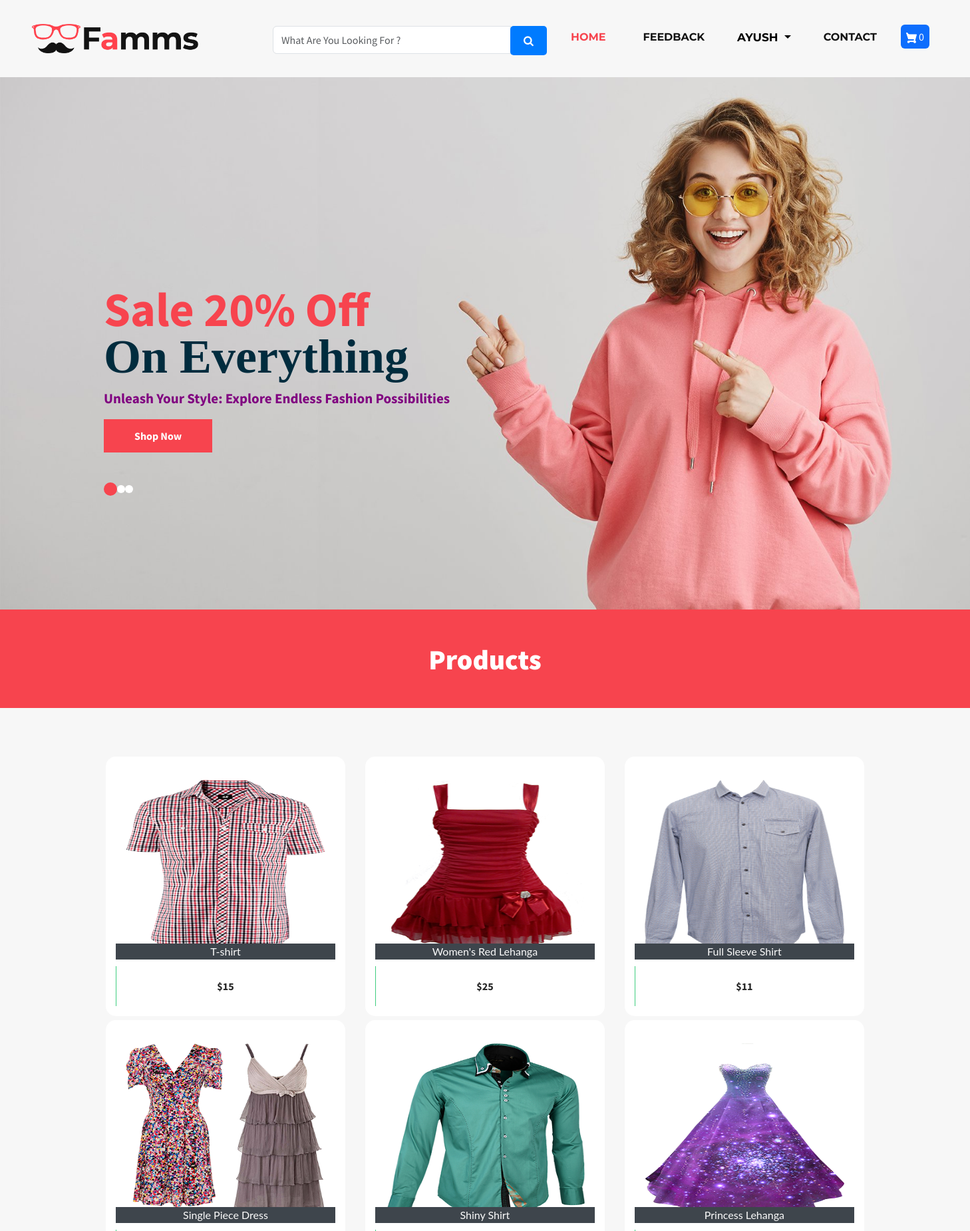
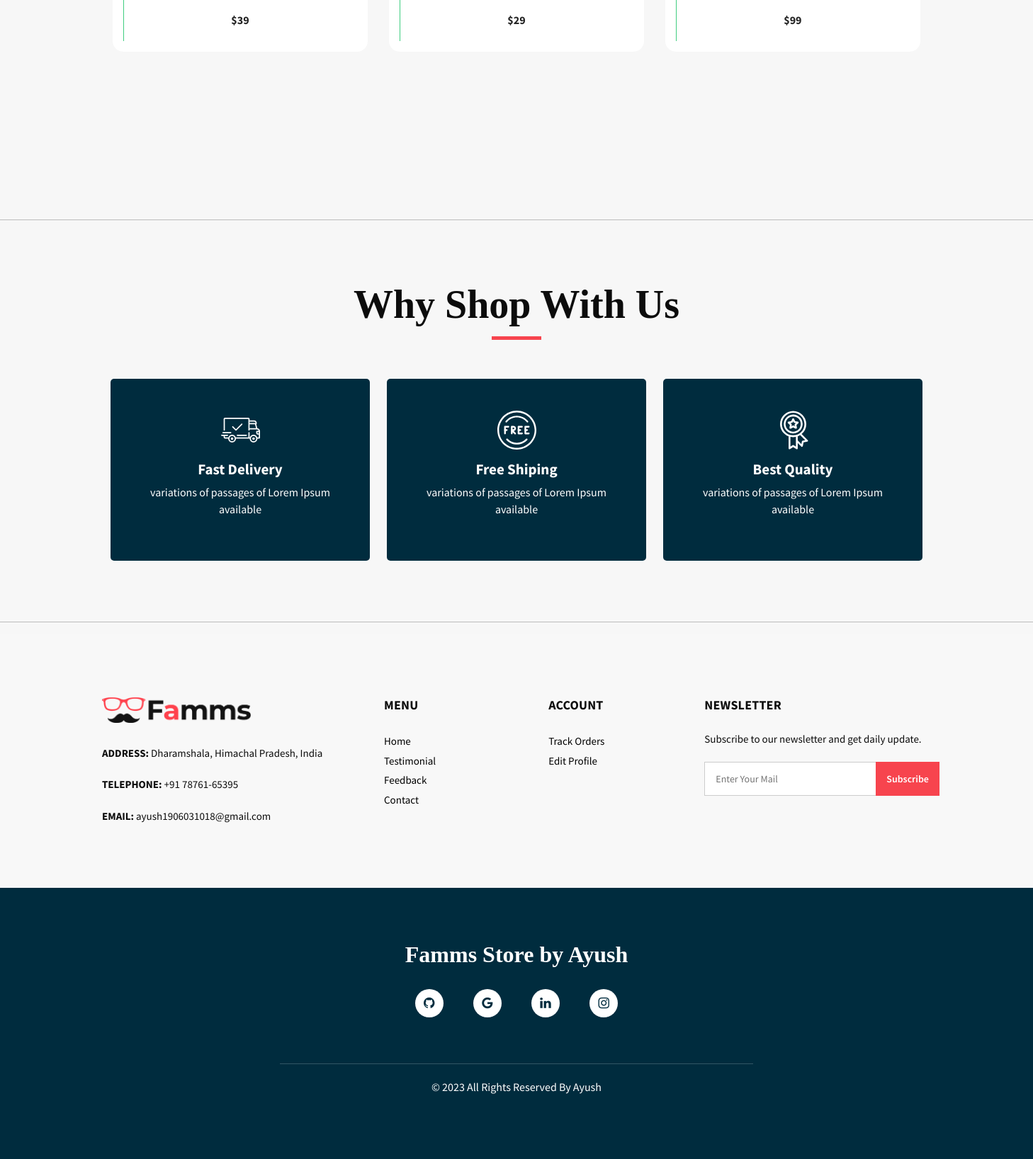
Page /customer-home (signed in) on the committed database (2 pictures, top to bottom).
### ecom/models.py (models this page shows, shortened)
class Product(models.Model):
    name=models.CharField(max_length=40)
    product_image= models.ImageField(upload_to='product_image/')
    price = models.PositiveIntegerField()
    description=models.CharField(max_length=40)

### ecom/views.py (the view)
# urls.py: path('customer-home', views.customer_home_view,name='customer-home'),
@login_required(login_url='customerlogin')
@user_passes_test(is_customer)
def customer_home_view(request):
    products=models.Product.objects.all()
    if 'product_ids' in request.COOKIES:
        product_ids = request.COOKIES['product_ids']
        counter=product_ids.split('|')
        product_count_in_cart=len(set(counter))
    else:
        product_count_in_cart=0
    return render(request,'ecom/customer_home.html',{'products':products,'product_count_in_cart':product_count_in_cart})

### ecom/views.py (called while the page is built)
def is_customer(user):
    return user.groups.filter(name='CUSTOMER').exists()

### templates/ecom/customer_home.html (shortened to what this page needs)
{% extends 'ecom/base.html' %}
{% load static %}
{% block content %}
  {% include 'ecom/customer_base.html' %}
<div class="hero_area">
  <section class="slider_section ">
     <div class="slider_bg_box">
        <img src="{% static 'images/slider-bg.jpg' %}" alt="">
     </div>
     <div id="customCarousel1" class="carousel slide" data-ride="carousel">
        <div class="carousel-inner">
           <div class="carousel-item active">
              <div class="container ">
                 <div class="row">
                    <div class="col-md-7 col-lg-6 ">
                       <div class="detail-box">
                          <h1>
                             <span>
                             Sale 20% Off
                             </span>
                             <br>
                             On Everything
                          </h1>
                          <h5 style="color: purple;">
                             Unleash Your Style: Explore Endless Fashion Possibilities
                          </h5>
                          <div class="btn-box">
                             <a href="" class="btn1">
                             Shop Now
                             </a>
                          </div>
                       </div>
                    </div>
                 </div>
              </div>
           </div>
        </div>
        <div class="container">
           <ol class="carousel-indicators">
              <li data-target="#customCarousel1" data-slide-to="0" class="active"></li>
              <li data-target="#customCarousel1" data-slide-to="1"></li>
              <li data-target="#customCarousel1" data-slide-to="2"></li>
           </ol>
        </div>
     </div>
  </section>
</div>
  {%if products%}
  <section class="inner_page_head">
    <div class="container_fuild">
       <div class="row">
          <div class="col-md-12">
             <div class="full">
                <h3>Products</h3>
             </div>
          </div>
       </div>
    </div>
 </section>
  <div class="container">
    <div class="row my-5">
        {% for p in products %}
        <div class="column">
        <div class="container page-wrapper">
          <div class="page-inner">
            <div class="row">
              <div class="el-wrapper">
                <div class="box-up">
                  <img class="img" src="{% static p.product_image.url %}" alt="product pic" height="300px" width="300px">
                  <div class="img-info">
                    <div class="info-inner">
                      <span style="background-color:#3e454c; color:fbfbfb;"class="p-company">{{p.name}}</span>
                    </div>
                  </div>
                </div>
                <div class="box-down">
                  <a class="cart" href="{% url 'add-to-cart' p.id  %}">
                    <span class="price">${{p.price}}</span>
                    <span class="add-to-cart">
                      <span class="txt"><i class="fa fa-shopping-cart"></i> Add To Cart</span>
                    </span>
                  </a>
                </div>
              </div>
            </div>
          </div>
        </div>
        </div>
    {% if forloop.counter|divisibleby:"3" %}
      </div>
      <div class="row my-5 pt-5">
            <br><br><br><br>
  {% endif %}
    {% endfor %}
  </div>
</div>
{%else%}
<h3 class="mt-5 pt-5" style="text-align:center; color:#3E454C;">No Search Found</h3>
{%endif%}
<hr>
<section class="why_section layout_padding">
  <div class="container">
     <div class="heading_container heading_center">
        <h2>
           Why Shop With Us
        </h2>
     </div>
     <div class="row">
        <div class="col-md-4">
           <div class="box ">
              <div class="img-box">
              </div>
              <div class="detail-box">
                 <h5>
                    Fast Delivery
                 </h5>
                 <p>
                    variations of passages of Lorem Ipsum available
                 </p>
              </div>
           </div>
        </div>
        <div class="col-md-4">
           <div class="box ">
              <div class="img-box">
              </div>
              <div class="detail-box">
                 <h5>
                    Free Shiping
                 </h5>
                 <p>
                    variations of passages of Lorem Ipsum available
                 </p>
              </div>
           </div>
        </div>
        <div class="col-md-4">
           <div class="box ">
              <div class="img-box">
              </div>
              <div class="detail-box">
                 <h5>
                    Best Quality
                 </h5>
                 <p>
                    variations of passages of Lorem Ipsum available
                 </p>
              </div>
           </div>
        </div>
     </div>
  </div>
</section>
<hr>
{% endblock %}

### templates/ecom/base.html
{% include "ecom/header.html" %}
    {% block content %}
    {% endblock %}
{% include "ecom/footer.html" %}
{% include "ecom/end.html" %}

### templates/ecom/header.html (shortened to what this page needs)
{% load static %}
<!DOCTYPE html>
<html lang="en">
    <head>
        <link href="https://fonts.bunny.net/css2?family=Nunito:wght@400;600;700&display=swap" rel="stylesheet">
        <link href="https://cdn.jsdelivr.net/npm/bootstrap@5.3.0-alpha3/dist/css/bootstrap.min.css" rel="stylesheet">
        <link rel="stylesheet" href="https://cdnjs.cloudflare.com/ajax/libs/font-awesome/6.2.1/css/all.min.css" />
        <link rel="stylesheet" href="/static/css/index.css" />
		<link rel="stylesheet" href="https://unicons.iconscout.com/release/v4.0.0/css/line.css"/>
        <link href="{% static 'css/style.css' %}" rel="stylesheet" />
        <link href="{% static 'css/responsive.css' %}" rel="stylesheet" />
        <link href="{% static 'css/font-awesome.min.css' %}" rel="stylesheet" />
    </head>
    <body>

### templates/ecom/customer_base.html (shortened to what this page needs)
{% load static %}
<header class="header_section bg-grey">
    <div class="container-fluid p-0">
       <nav class="navbar navbar-expand-lg custom_nav-container">
          <a class="navbar-brand ms-5" href="/"><img width="250" src="../static/images/logo.png" alt="#" /></a>
          <div class="collapse navbar-collapse pt-4" id="navbarSupportedContent">
             <ul class="navbar-nav ms-5 ps-5">
                <li class="navbar-search smallsearch col-sm-6 col-xs-10" style="">
                    <div class="row">
                        <div class="col-xs-8">
                            <div class="rounded">
                                <form action="/search" method="get">
                                <div class="input-group">
                                    <input type="search" placeholder="What are you looking for ?" aria-describedby="button-addon"
                                        class="form-control py-2" name="query" id="query">
                                    <div class="input-group-append">
                                        <button id="button-addon" type="submit" class="btn btn-primary">
                                            <i class="fa fa-search"> </i>
                                        </button>
                                    </div>
                                </div>
                                </form>
                            </div>
                        </div>
                    </div>
                </li>
                <li class="nav-item {% if request.path == '/customer-home' %} active {% endif %}">
                   <a class="nav-link" href="/customer-home">Home <span class="sr-only">(current)</span></a>
                </li>
                <li class="nav-item {% if request.path == '/send-feedback' %} active {% endif %}">
                   <a class="nav-link" href="/send-feedback">Feedback</a>
                </li>
                 <li class="dropdown">
                  <button class="btn btn-grey dropdown-toggle pt-1 user-btn" style="font-size:17px; font-weight:700;" type="button" id="dropdownMenuButton" data-toggle="dropdown" aria-haspopup="true" aria-expanded="false">
                    {{request.user}}
                  </button>
                </li>
                <li class="nav-item {% if request.path == '/contact/' %} active {% endif %}">
                  <a class="nav-link" href="/customer-contact">Contact</a>
               </li>
               {% if product_count_in_cart == 0 or product_count_in_cart > 0 %}
              <div class="cart1 largenav col-sm-2 mt-1"> <a class="cart-button bg-primary p-2 rounded" href="/cart">  <span class="item-number text-light">{{ product_count_in_cart }}</span> </a>
              </div>
              {%  endif %}
             </ul>
          </div>
       </nav>
    </div>
</header>
</body>
</html>

### templates/ecom/footer.html (shortened to what this page needs)
{% load static %}
   <footer>
      <div class="container p-0">
         <div class="row">
            <div class="col-md-4">
               <div class="full">
                  <div class="logo_footer">
                     <a href="#"><img width="210" src="../static/images/logo.png" alt="#" /></a>
                  </div>
                  <div class="information_f">
                     <p><strong>ADDRESS:</strong> Dharamshala, Himachal Pradesh, India</p>
                     <p><strong>TELEPHONE:</strong> +91 78761-65395</p>
                     <p><strong>EMAIL:</strong> ayush1906031018@gmail.com</p>
                  </div>
               </div>
            </div>
            <div class="col-md-8">
               <div class="row">
               <div class="col-md-7">
                  <div class="row">
                     <div class="col-md-6">
                  <div class="widget_menu">
                     <h3>Menu</h3>
                     <ul>
                        <li><a href="/">Home</a></li>
                        <li><a href="testimonials/">Testimonial</a></li>
                        <li><a href="send-feedback/">Feedback</a></li>
                        <li><a href="contact/">Contact</a></li>
                     </ul>
                  </div>
               </div>
               <div class="col-md-6">
                  <div class="widget_menu">
                     <h3>Account</h3>
                     <ul>
                        {%if request.user.is_authenticated%}
                        <li><a href="my-order/">Track Orders</a></li>
                        <li><a href="my-profile">Edit Profile</a></li>
                        {%else%}
                        <li><a href="customerlogin/">Login</a></li>
                        <li><a href="customersignup/">Register</a></li>
                        {%endif%}
                     </ul>
                  </div>
               </div>
                  </div>
               </div>
               <div class="col-md-5 p-0">
                  <div class="widget_menu">
                     <h3>Newsletter</h3>
                     <div class="information_f">
                        <p>Subscribe to our newsletter and get daily update.</p>
                     </div>
                     <div class="form_sub">
                        <form>
                           <fieldset>
                              <div class="field">
                                 <input type="email" placeholder="Enter Your Mail" name="email" />
                                 <input type="submit" value="Subscribe" />
                              </div>
                           </fieldset>
                        </form>
                     </div>
                  </div>
               </div>
               </div>
            </div>
         </div>
      </div>
   </footer>
   <footer class="footer_section">
      <div class="container">
         <div class="row text-center justify-content-center align-content-center">
            <div class="col-4 footer-col">
               <div class="footer_detail">
                  <a href="/" class="footer-logo text-center">
                     Famms Store by Ayush
                  </a>
                  <div class="footer_social justify-content-evenly">
                     <a href="https://github.com/ayush-Web-dev">
                     <i class="fa fa-github" aria-hidden="true"></i>
                     </a>
                     <a href="mailto:ayush1906031018@gmail.com">
                     <i class="fa fa-google" aria-hidden="true"></i>
                     </a>
                     <a href="https://www.linkedin.com/in/ayush-953745203/">
                     <i class="fa fa-linkedin" aria-hidden="true"></i>
                     </a>
                     <a href="https://www.instagram.com/ig__ayush___/">
                     <i class="fa fa-instagram" aria-hidden="true"></i>
                     </a>
                  </div>
               </div>
            </div>
         </div>
            <div class="footer-info">
                  <div class="col-lg-7 mx-auto px-0">
                     <p class="mx-auto">© 2023 All Rights Reserved By <a href="https://ayush-web-dev.github.io/" target="_blank">Ayush</a>
                     </p>
                  </div>
            </div>
      </div>
   </footer>

### templates/ecom/end.html (shortened to what this page needs)
{% load static %}
</body>
</html>

### static/css/index.css (style rules this page uses)
* { margin: 0; padding: 0; box-sizing: border-box; font-family: 'Roboto Condensed', sans-serif; font-family: 'Source Sans Pro', sans-serif; }
body { height: 100vh; width: 100%; overflow-x: hidden; }
.nav-item .nav-link { font-size: 16px; font-weight: 600; color: #000; font-family: "Montserrat","Helvetica Neue",Helvetica,Arial,sans-serif !important; padding: 0.375rem 0.75rem; }
.dropdown button { font-size: 16px; margin-bottom: 1px; font-weight: 600; color: #000; text-transform: uppercase; font-family: "Montserrat", "Helvetica Neue", Helvetica, Arial, sans-serif !important; }
.navbar ul>li { padding-right: 1rem !important; }
li { list-style: none; }
form { max-width: 500px; margin: 0 auto; }
input[type="text"], input[type="email"], input[type="password"] { display: block; width: 100%; padding: 10px; margin-bottom: 10px; font-size: 16px; border-radius: 5px; border: 1px solid #ccc; }
button[type="submit"] { display: block; background-color: #007bff; color: #fff; padding: 10px 20px; font-size: 16px; border-radius: 5px; border: none; cursor: pointer; }

### static/css/responsive.css (style rules this page uses)
@media (min-width: 1200px) { .container { max-width: 1170px; } }

### templates/ecom/footer.html (style rules this page uses)
.footer_social a { width: 40px !important; height: 40px !important; }

### rows in the picture
Product: product_image (picture), name "T-shirt", price "15"
Product: product_image (picture), name "Women's Red Lehanga", price "25"
Product: product_image (picture), name "Full Sleeve Shirt", price "11"
Product: product_image (picture), name "Single Piece Dress", price "39"
Product: product_image (picture), name "Shiny Shirt", price "29"
Product: product_image (picture), name "Princess Lehanga", price "99"

### other values in the picture
{{ request.user }} "AYUSH"
{{ product_count_in_cart }} "0"
